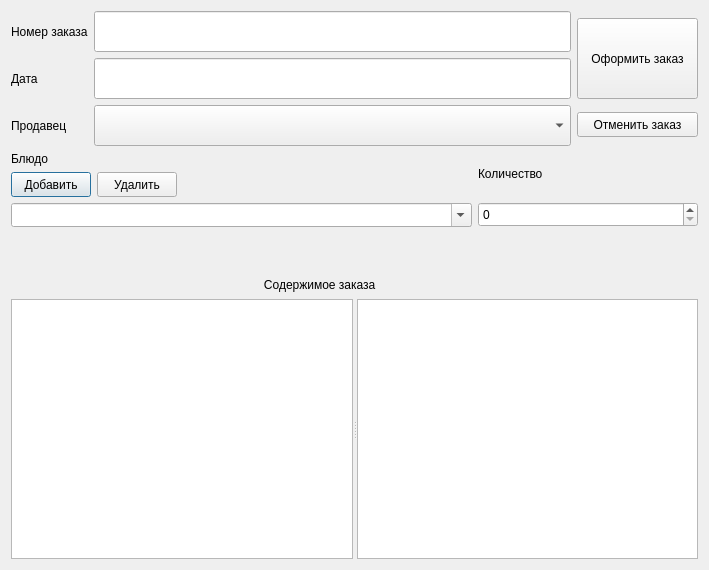
<?xml version="1.0" encoding="UTF-8"?>
<ui version="4.0">
 <class>Order</class>
 <widget class="QDialog" name="Order">
  <property name="geometry">
   <rect>
    <x>0</x>
    <y>0</y>
    <width>709</width>
    <height>570</height>
   </rect>
  </property>
  <property name="windowTitle">
   <string>Dialog</string>
  </property>
  <layout class="QGridLayout" name="gridLayout_5">
   <item row="0" column="0">
    <layout class="QGridLayout" name="gridLayout_2">
     <item row="1" column="0">
      <layout class="QFormLayout" name="formLayout_2">
       <item row="0" column="0">
        <layout class="QFormLayout" name="formLayout">
         <item row="0" column="0">
          <widget class="QLabel" name="dish">
           <property name="maximumSize">
            <size>
             <width>16777215</width>
             <height>16</height>
            </size>
           </property>
           <property name="text">
            <string>Блюдо</string>
           </property>
          </widget>
         </item>
         <item row="1" column="0">
          <layout class="QHBoxLayout" name="horizontalLayout_3">
           <item>
            <widget class="QPushButton" name="addDish">
             <property name="maximumSize">
              <size>
               <width>80</width>
               <height>25</height>
              </size>
             </property>
             <property name="text">
              <string>Добавить</string>
             </property>
            </widget>
           </item>
           <item>
            <widget class="QPushButton" name="delButton">
             <property name="minimumSize">
              <size>
               <width>80</width>
               <height>25</height>
              </size>
             </property>
             <property name="maximumSize">
              <size>
               <width>16777215</width>
               <height>25</height>
              </size>
             </property>
             <property name="text">
              <string>Удалить</string>
             </property>
            </widget>
           </item>
          </layout>
         </item>
         <item row="2" column="0">
          <widget class="QComboBox" name="dishEdit">
           <property name="minimumSize">
            <size>
             <width>461</width>
             <height>24</height>
            </size>
           </property>
           <property name="maximumSize">
            <size>
             <width>16777215</width>
             <height>24</height>
            </size>
           </property>
           <property name="editable">
            <bool>true</bool>
           </property>
          </widget>
         </item>
        </layout>
       </item>
       <item row="0" column="1">
        <layout class="QVBoxLayout" name="verticalLayout">
         <item>
          <widget class="QLabel" name="count">
           <property name="maximumSize">
            <size>
             <width>16777215</width>
             <height>49</height>
            </size>
           </property>
           <property name="text">
            <string>Количество</string>
           </property>
          </widget>
         </item>
         <item>
          <widget class="QSpinBox" name="countSelect">
           <property name="minimumSize">
            <size>
             <width>101</width>
             <height>25</height>
            </size>
           </property>
           <property name="maximumSize">
            <size>
             <width>16777215</width>
             <height>25</height>
            </size>
           </property>
          </widget>
         </item>
        </layout>
       </item>
      </layout>
     </item>
     <item row="0" column="0">
      <layout class="QGridLayout" name="gridLayout_4">
       <item row="0" column="0">
        <layout class="QGridLayout" name="gridLayout">
         <item row="0" column="0">
          <widget class="QLabel" name="code">
           <property name="maximumSize">
            <size>
             <width>16777215</width>
             <height>41</height>
            </size>
           </property>
           <property name="text">
            <string>Номер заказа</string>
           </property>
          </widget>
         </item>
         <item row="0" column="1">
          <widget class="QLineEdit" name="orderCode">
           <property name="minimumSize">
            <size>
             <width>251</width>
             <height>41</height>
            </size>
           </property>
           <property name="maximumSize">
            <size>
             <width>16777215</width>
             <height>41</height>
            </size>
           </property>
           <property name="text">
            <string/>
           </property>
          </widget>
         </item>
         <item row="1" column="0">
          <widget class="QLabel" name="data">
           <property name="maximumSize">
            <size>
             <width>16777215</width>
             <height>41</height>
            </size>
           </property>
           <property name="text">
            <string>Дата</string>
           </property>
          </widget>
         </item>
         <item row="1" column="1">
          <widget class="QLineEdit" name="orderDate">
           <property name="minimumSize">
            <size>
             <width>251</width>
             <height>41</height>
            </size>
           </property>
           <property name="maximumSize">
            <size>
             <width>16777215</width>
             <height>41</height>
            </size>
           </property>
           <property name="text">
            <string/>
           </property>
          </widget>
         </item>
         <item row="2" column="0">
          <widget class="QLabel" name="seller">
           <property name="maximumSize">
            <size>
             <width>16777215</width>
             <height>41</height>
            </size>
           </property>
           <property name="text">
            <string>Продавец</string>
           </property>
          </widget>
         </item>
         <item row="2" column="1">
          <widget class="QComboBox" name="sellerEdit">
           <property name="minimumSize">
            <size>
             <width>251</width>
             <height>41</height>
            </size>
           </property>
           <property name="maximumSize">
            <size>
             <width>16777215</width>
             <height>41</height>
            </size>
           </property>
          </widget>
         </item>
        </layout>
       </item>
       <item row="0" column="1">
        <layout class="QGridLayout" name="gridLayout_3">
         <item row="0" column="0">
          <widget class="QPushButton" name="confirmOrder">
           <property name="minimumSize">
            <size>
             <width>121</width>
             <height>81</height>
            </size>
           </property>
           <property name="maximumSize">
            <size>
             <width>16777215</width>
             <height>81</height>
            </size>
           </property>
           <property name="text">
            <string>Оформить заказ</string>
           </property>
          </widget>
         </item>
         <item row="1" column="0">
          <widget class="QPushButton" name="revokeButton">
           <property name="maximumSize">
            <size>
             <width>16777215</width>
             <height>25</height>
            </size>
           </property>
           <property name="text">
            <string>Отменить заказ</string>
           </property>
          </widget>
         </item>
        </layout>
       </item>
      </layout>
     </item>
    </layout>
   </item>
   <item row="1" column="0">
    <widget class="QLabel" name="label">
     <property name="maximumSize">
      <size>
       <width>512</width>
       <height>16</height>
      </size>
     </property>
     <property name="text">
      <string>                                                                            Содержимое заказа</string>
     </property>
    </widget>
   </item>
   <item row="2" column="0">
    <widget class="QSplitter" name="splitter">
     <property name="orientation">
      <enum>Qt::Horizontal</enum>
     </property>
     <widget class="QTableView" name="tableView"/>
     <widget class="QTableView" name="recipeView"/>
    </widget>
   </item>
  </layout>
 </widget>
 <resources/>
 <connections/>
</ui>
